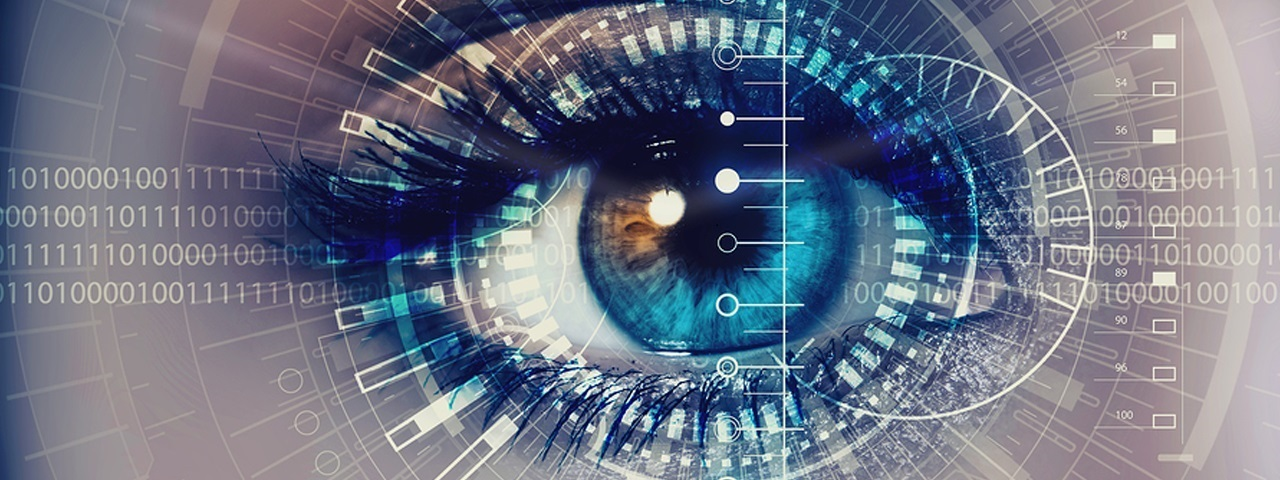
#> input picture images/naina.jpg, 1280 x 480 px
$ python latency.py --image ../images/naina.jpg --target ../images/naina.jpg
#> lines starting #> are read from the running program, lines starting #| are printed output that depends on the picture
#!/usr/bin/env python3
"""End-to-end latency benchmark for naina.

Times face_detect (and face_embed if a face is detected) on a given image
and writes a JSON record with p50/p95/p99 statistics, plus host info, to
the results directory. The runner reads those JSONs to produce the README
benchmark table.

Usage:
    python benchmarks/latency.py --image path/to/face.jpg --target pi5
    python benchmarks/latency.py --target laptop      # synthetic 640x480
"""

from __future__ import annotations

import argparse
import json
import os
import platform
import statistics
import sys
import time
from pathlib import Path
from typing import Any

import numpy as np


def load_image(path: Path | None) -> np.ndarray:
    """Load an image as HxWx3 uint8 RGB, or generate synthetic noise."""
    if path is None:
        rng = np.random.default_rng(seed=0)
        return rng.integers(0, 256, size=(480, 640, 3), dtype=np.uint8)
    try:
        import cv2  # type: ignore[import-not-found]
    except ImportError:
        print("warn: opencv-python not installed; using synthetic image", file=sys.stderr)
        return load_image(None)
    bgr = cv2.imread(str(path))
#> bgr is the input picture: shape (480, 1280, 3); mean B, G, R 131.7, 114.2, 107.5
    if bgr is None:
        raise SystemExit(f"could not read image {path}")
    return bgr[:, :, ::-1].copy()  # BGR -> RGB, contiguous
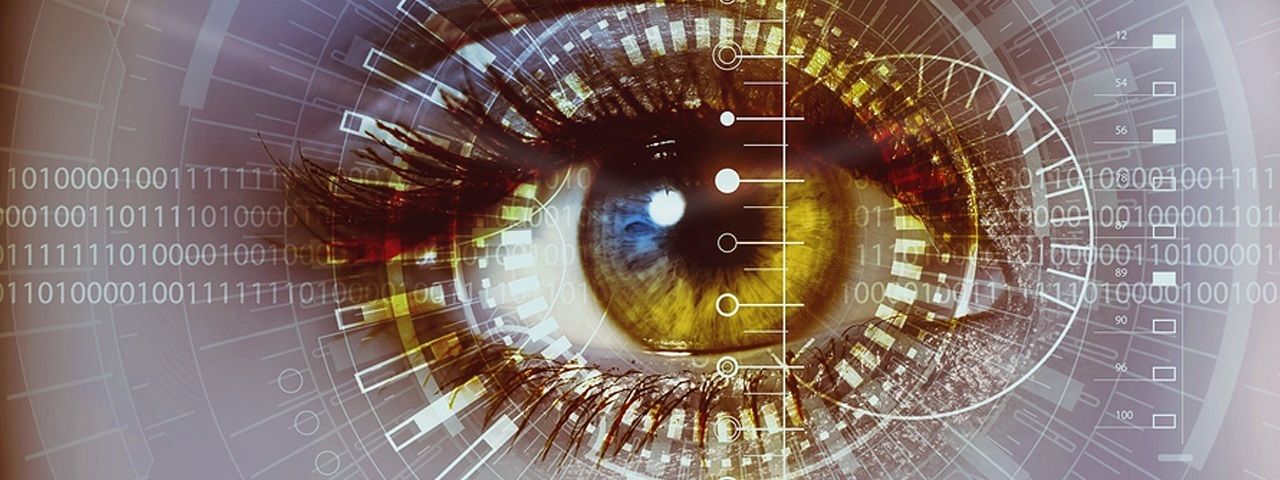
#> returned value: shape (480, 1280, 3); mean of channels 0, 1, 2 107.5, 114.2, 131.7; drawn as B, G, R


def percentiles(samples: list[float], qs: tuple[float, ...] = (50, 95, 99)) -> dict[str, float]:
    if not samples:
        return {f"p{int(q)}": 0.0 for q in qs}
    return {f"p{int(q)}": float(np.percentile(samples, q)) for q in qs}


def time_calls(fn, warmup: int, iters: int) -> list[float]:
    for _ in range(warmup):
        fn()
    samples_ms: list[float] = []
    for _ in range(iters):
        t0 = time.perf_counter()
        fn()
        samples_ms.append((time.perf_counter() - t0) * 1000.0)
    return samples_ms


def system_info() -> dict[str, str]:
    return {
        "system": platform.system(),
        "machine": platform.machine(),
        "processor": platform.processor() or platform.machine(),
        "python": sys.version.split(" ")[0],
        "hostname": platform.node(),
    }


def main() -> int:
    ap = argparse.ArgumentParser(description="naina latency benchmark")
    ap.add_argument("--image", type=Path, default=None,
                    help="path to a test image (default: synthetic 640x480 noise)")
    ap.add_argument("--target", required=True,
                    help='label for this benchmark run (e.g. "pi5", "m3-pro", "x86-rtx4090")')
    ap.add_argument("--warmup", type=int, default=5)
    ap.add_argument("--iters", type=int, default=50)
    ap.add_argument("--research", action="store_true",
                    help="opt into the research-tier model weights")
    ap.add_argument("--out", type=Path, default=Path("benchmarks/results"))
    args = ap.parse_args()

    try:
        import naina
    except ImportError:
        print("error: install naina first (pip install -e .)", file=sys.stderr)
        return 2

    print(f"naina {naina.__version__}")
    print(f"target = {args.target}")
    img = load_image(args.image)
    print(f"image  = {img.shape[1]}x{img.shape[0]}")
#| image  = 1280x480

#> (the run stopped early here; a loop or call above may not have finished)
